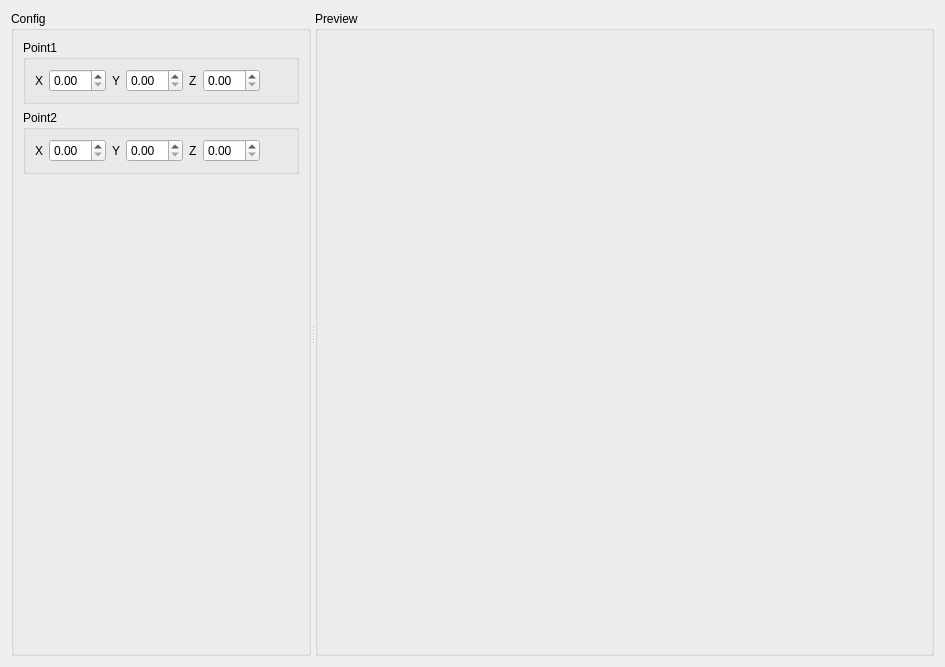
<?xml version="1.0" encoding="UTF-8"?>
<ui version="4.0">
 <class>UseArrowWidgetWindow</class>
 <widget class="QWidget" name="UseArrowWidgetWindow">
  <property name="geometry">
   <rect>
    <x>0</x>
    <y>0</y>
    <width>945</width>
    <height>667</height>
   </rect>
  </property>
  <property name="windowTitle">
   <string>Form</string>
  </property>
  <layout class="QGridLayout" name="gridLayout">
   <item row="0" column="0">
    <widget class="QSplitter" name="splitter">
     <property name="orientation">
      <enum>Qt::Horizontal</enum>
     </property>
     <widget class="QGroupBox" name="groupBox">
      <property name="maximumSize">
       <size>
        <width>300</width>
        <height>16777215</height>
       </size>
      </property>
      <property name="title">
       <string>Config</string>
      </property>
      <layout class="QGridLayout" name="gridLayout_4">
       <item row="0" column="0">
        <layout class="QGridLayout" name="gridLayout_3">
         <item row="1" column="0">
          <widget class="QGroupBox" name="groupBox_4">
           <property name="title">
            <string>Point2</string>
           </property>
           <layout class="QGridLayout" name="gridLayout_6">
            <item row="0" column="0">
             <layout class="QHBoxLayout" name="horizontalLayout_2">
              <item>
               <widget class="QLabel" name="label">
                <property name="text">
                 <string>X</string>
                </property>
               </widget>
              </item>
              <item>
               <widget class="QDoubleSpinBox" name="pot2xSpinBox">
                <property name="singleStep">
                 <double>0.010000000000000</double>
                </property>
               </widget>
              </item>
              <item>
               <widget class="QLabel" name="label_2">
                <property name="text">
                 <string>Y</string>
                </property>
               </widget>
              </item>
              <item>
               <widget class="QDoubleSpinBox" name="pot2ySpinBox">
                <property name="singleStep">
                 <double>0.010000000000000</double>
                </property>
               </widget>
              </item>
              <item>
               <widget class="QLabel" name="label_3">
                <property name="text">
                 <string>Z</string>
                </property>
               </widget>
              </item>
              <item>
               <widget class="QDoubleSpinBox" name="pot2zSpinBox">
                <property name="singleStep">
                 <double>0.010000000000000</double>
                </property>
               </widget>
              </item>
              <item>
               <spacer name="horizontalSpacer">
                <property name="orientation">
                 <enum>Qt::Horizontal</enum>
                </property>
                <property name="sizeHint" stdset="0">
                 <size>
                  <width>40</width>
                  <height>20</height>
                 </size>
                </property>
               </spacer>
              </item>
             </layout>
            </item>
           </layout>
          </widget>
         </item>
         <item row="0" column="0">
          <widget class="QGroupBox" name="groupBox_3">
           <property name="title">
            <string>Point1</string>
           </property>
           <layout class="QGridLayout" name="gridLayout_5">
            <item row="1" column="0">
             <layout class="QHBoxLayout" name="horizontalLayout">
              <item>
               <widget class="QLabel" name="label_4">
                <property name="text">
                 <string>X</string>
                </property>
               </widget>
              </item>
              <item>
               <widget class="QDoubleSpinBox" name="pot1xSpinBox">
                <property name="singleStep">
                 <double>0.010000000000000</double>
                </property>
               </widget>
              </item>
              <item>
               <widget class="QLabel" name="label_5">
                <property name="text">
                 <string>Y</string>
                </property>
               </widget>
              </item>
              <item>
               <widget class="QDoubleSpinBox" name="pot1ySpinBox">
                <property name="singleStep">
                 <double>0.010000000000000</double>
                </property>
               </widget>
              </item>
              <item>
               <widget class="QLabel" name="label_6">
                <property name="text">
                 <string>Z</string>
                </property>
               </widget>
              </item>
              <item>
               <widget class="QDoubleSpinBox" name="pot1zSpinBox">
                <property name="singleStep">
                 <double>0.010000000000000</double>
                </property>
               </widget>
              </item>
              <item>
               <spacer name="horizontalSpacer_2">
                <property name="orientation">
                 <enum>Qt::Horizontal</enum>
                </property>
                <property name="sizeHint" stdset="0">
                 <size>
                  <width>40</width>
                  <height>20</height>
                 </size>
                </property>
               </spacer>
              </item>
             </layout>
            </item>
           </layout>
          </widget>
         </item>
         <item row="2" column="0">
          <spacer name="verticalSpacer">
           <property name="orientation">
            <enum>Qt::Vertical</enum>
           </property>
           <property name="sizeHint" stdset="0">
            <size>
             <width>20</width>
             <height>40</height>
            </size>
           </property>
          </spacer>
         </item>
        </layout>
       </item>
      </layout>
     </widget>
     <widget class="QGroupBox" name="groupBox_2">
      <property name="title">
       <string>Preview</string>
      </property>
      <layout class="QGridLayout" name="gridLayout_2">
       <item row="0" column="0">
        <layout class="QVBoxLayout" name="previewLayout"/>
       </item>
      </layout>
     </widget>
    </widget>
   </item>
  </layout>
 </widget>
 <resources/>
 <connections/>
</ui>
